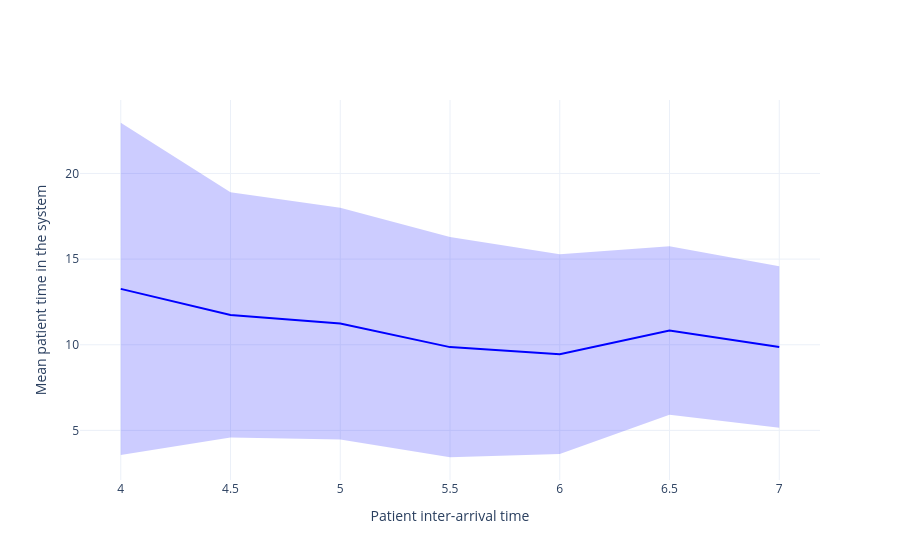

The notebook cell saved with this chart:
### Code cell
sensitivity_plots["mean_time_in_system"]

### Figure 1 — Plotly figure (JSON) as saved in the notebook; plotly's stock layout.template omitted (floating-point values rounded to 4 significant figures)
{"data": [{"fill": "toself", "fillcolor": "rgba(0,0,255,0.2)", "hoverinfo": "name+y", "line": {"color": "rgba(255,255,255,0)"}, "name": "95% CI", "showlegend": false, "type": "scatter", "x": [4.0, 4.5, 5.0, 5.5, 6.0, 6.5, 7.0, 7.0, 6.5, 6.0, 5.5, 5.0, 4.5, 4.0], "y": [22.96, 18.9, 18.0, 16.29, 15.28, 15.74, 14.58, 5.152, 5.911, 3.624, 3.432, 4.466, 4.579, 3.566]}, {"hoverinfo": "y", "line": {"color": "blue", "width": 2}, "mode": "lines", "type": "scatter", "x": [4.0, 4.5, 5.0, 5.5, 6.0, 6.5, 7.0], "y": [13.26, 11.74, 11.24, 9.862, 9.451, 10.83, 9.865]}], "layout": {"showlegend": false, "xaxis": {"title": {"text": "Patient inter-arrival time"}}, "yaxis": {"title": {"text": "Mean patient time in the system"}}}}
